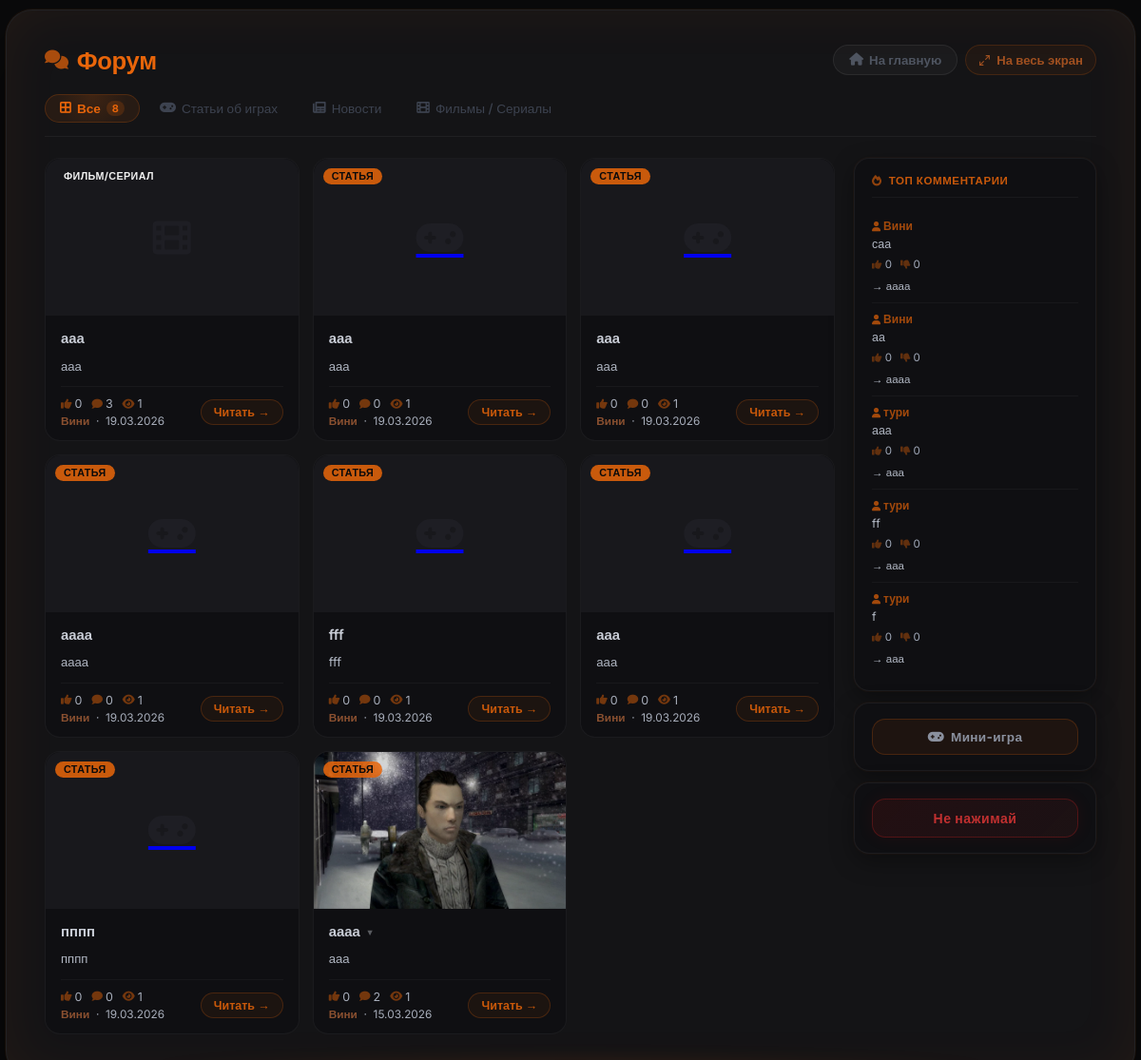
Page /forum on the committed database.
### models.py (models this page shows, shortened)
class Article(db.Model):
    __tablename__ = 'articles'
    id          = db.Column(db.Integer, primary_key=True)
    title       = db.Column(db.String(300), nullable=False)
    preview     = db.Column(db.Text, nullable=True)       # краткое описание
    content     = db.Column(db.Text, nullable=False)
    image       = db.Column(db.String(500), nullable=True)  # URL изображения (старый способ)
    image_file  = db.Column(db.String(300), nullable=True)  # имя файла загруженного изображения
    video_url   = db.Column(db.String(500), nullable=True)  # ссылка на YouTube
    video_file  = db.Column(db.String(300), nullable=True)  # загруженный видео-файл
    category    = db.Column(db.String(50), default='article')
    views       = db.Column(db.Integer, default=0)
    likes       = db.Column(db.Integer, default=0)
    dislikes    = db.Column(db.Integer, default=0)
    created_at  = db.Column(db.DateTime, default=datetime.utcnow)
    updated_at  = db.Column(db.DateTime, default=datetime.utcnow, onupdate=datetime.utcnow)
    author_id   = db.Column(db.Integer, db.ForeignKey('users.id'), nullable=False)
    game_id     = db.Column(db.Integer, db.ForeignKey('games.id'), nullable=True)
    comments    = db.relationship('Comment',      backref='article', lazy='dynamic',
                                  cascade='all, delete-orphan')
    votes       = db.relationship('Vote',         backref='article', lazy='dynamic',
                                  cascade='all, delete-orphan')
    extra_pages = db.relationship('ExtraPage',    backref='article', lazy='dynamic',
                                  cascade='all, delete-orphan')
    dropdown_items = db.relationship('DropdownItem', backref='article', lazy='dynamic',
                                     cascade='all, delete-orphan', order_by='DropdownItem.order')
    article_views  = db.relationship('ArticleView',  backref='article', lazy='dynamic',
                                     cascade='all, delete-orphan')
    def get_image_url(self):
        if self.image_file:
            return f'/static/uploads/{self.image_file}'
        if self.image:
            return self.image
        return None

class User(db.Model, UserMixin):
    __tablename__ = 'users'
    id             = db.Column(db.Integer, primary_key=True)
    username       = db.Column(db.String(80),  unique=True, nullable=False)
    email          = db.Column(db.String(120), unique=True, nullable=False)
    password_hash  = db.Column(db.String(256), nullable=False)
    role           = db.Column(db.Integer, default=0)
    created_at     = db.Column(db.DateTime, default=datetime.utcnow)   # дата регистрации
    last_seen      = db.Column(db.DateTime, default=datetime.utcnow)
    banned_until   = db.Column(db.DateTime, nullable=True)
    ban_reason     = db.Column(db.String(500), nullable=True)
    banned_by_id   = db.Column(db.Integer, db.ForeignKey('users.id'), nullable=True)
    recovery_key   = db.Column(db.String(256), nullable=True)
    avatar         = db.Column(db.String(300), nullable=True)
    terms_agreed   = db.Column(db.Boolean, default=False)
    privacy_agreed = db.Column(db.Boolean, default=False)
    articles       = db.relationship('Article',  backref='author',     lazy='dynamic', foreign_keys='Article.author_id')
    comments       = db.relationship('Comment',  backref='author',     lazy='dynamic', foreign_keys='Comment.author_id')
    votes          = db.relationship('Vote',     backref='user',       lazy='dynamic')
    extra_pages    = db.relationship('ExtraPage', backref='author',    lazy='dynamic', foreign_keys='ExtraPage.author_id')
    comment_reactions = db.relationship('CommentReaction', backref='user', lazy='dynamic')

class Comment(db.Model):
    __tablename__ = 'comments'
    id         = db.Column(db.Integer, primary_key=True)
    content    = db.Column(db.Text, nullable=False)
    created_at = db.Column(db.DateTime, default=datetime.utcnow)
    article_id = db.Column(db.Integer, db.ForeignKey('articles.id'), nullable=False)
    author_id  = db.Column(db.Integer, db.ForeignKey('users.id'),    nullable=False)
    parent_id  = db.Column(db.Integer, db.ForeignKey('comments.id'), nullable=True)
    likes      = db.Column(db.Integer, default=0)
    dislikes   = db.Column(db.Integer, default=0)
    replies    = db.relationship('Comment',
                                 backref=db.backref('parent', remote_side='Comment.id'),
                                 lazy='dynamic',
                                 cascade='all, delete-orphan',
                                 primaryjoin='Comment.parent_id == Comment.id',
                                 order_by='Comment.created_at')
    reactions  = db.relationship('CommentReaction', backref='comment', lazy='dynamic',
                                 cascade='all, delete-orphan')

### app.py (the view)
@app.route('/forum')
def forum():
    category     = request.args.get('category', 'all')
    q            = Article.query
    if category in ('article', 'news', 'film'):
        q = q.filter_by(category=category)
    articles     = q.order_by(Article.created_at.desc()).all()
    top_comments = Comment.query.order_by(Comment.likes.desc()).limit(5).all()
    settings     = SiteSettings.get()
    return render_template('forum.html', articles=articles,
                           category=category, top_comments=top_comments,
                           chaos_button_enabled=settings.chaos_button_enabled)

### app.py (called while the page is built)
@app.before_request
def update_last_seen():
    if current_user.is_authenticated:
        current_user.last_seen = datetime.utcnow()
        db.session.commit()

@app.after_request
def add_security_headers(response):
    if request.path.startswith('/game'):
        response.headers['X-Frame-Options'] = 'SAMEORIGIN'
    else:
        response.headers['X-Frame-Options'] = 'DENY'
    response.headers['X-Content-Type-Options'] = 'nosniff'
    response.headers['X-XSS-Protection']       = '1; mode=block'
    response.headers.pop('Server', None)
    response.headers.pop('X-Powered-By', None)
    return response

### models.py (called while the page is built)
    @staticmethod
    def get():
        s = SiteSettings.query.first()
        if not s:
            s = SiteSettings(chaos_button_enabled=False)
            db.session.add(s)
            db.session.commit()
        return s

### templates/forum.html (shortened to what this page needs)
{% extends "base.html" %}
{% block body_class %}has-own-fs{% endblock %}
{% block content %}
<div class="forum-outer">
<div class="forum-card">
    <div class="forum-header">
        <h1 class="forum-title"><i class="fas fa-comments"></i> Форум</h1>
        <div style="display:flex; gap:8px; flex-wrap:wrap;">
            <a href="{{ url_for('index') }}" class="btn btn-secondary"><i class="fas fa-home"></i> На главную</a>
            <button id="fsBtn" onclick="_fsToggle()" title="На весь экран" style="
                display:inline-flex;align-items:center;gap:6px;padding:7px 13px;border-radius:20px;
                background:rgba(232,101,10,0.06);border:1px solid rgba(232,101,10,0.18);
                color:#a05020;font-size:0.82rem;font-weight:600;cursor:pointer;
                font-family:inherit;transition:all 0.2s;
            " onmouseover="this.style.background='rgba(232,101,10,0.14)';this.style.color='#e8650a';this.style.borderColor='rgba(232,101,10,0.4)'"
               onmouseout="this.style.background='rgba(232,101,10,0.06)';this.style.color='#a05020';this.style.borderColor='rgba(232,101,10,0.18)'">
                <svg style="width:13px;height:13px;stroke:currentColor;fill:none;stroke-width:2;stroke-linecap:round;stroke-linejoin:round" viewBox="0 0 24 24" id="fsBtnSvg">
                    <polyline points="15 3 21 3 21 9"/><polyline points="9 21 3 21 3 15"/>
                    <line x1="21" y1="3" x2="14" y2="10"/><line x1="3" y1="21" x2="10" y2="14"/>
                </svg>
                <span id="fsBtnLabel">На весь экран</span>
            </button>
        </div>
    </div>
    <div class="forum-tabs">
        <a href="{{ url_for('forum', category='all') }}" class="tab-link {% if category == 'all' %}active{% endif %}">
            <i class="fas fa-border-all"></i> Все
            {% if category == 'all' and articles %}<span class="tab-count">{{ articles|length }}</span>{% endif %}
        </a>
        <a href="{{ url_for('forum', category='article') }}" class="tab-link {% if category == 'article' %}active{% endif %}">
            <i class="fas fa-gamepad"></i> Статьи об играх
        </a>
        <a href="{{ url_for('forum', category='news') }}" class="tab-link {% if category == 'news' %}active{% endif %}">
            <i class="fas fa-newspaper"></i> Новости
        </a>
        <a href="{{ url_for('forum', category='film') }}" class="tab-link {% if category == 'film' %}active{% endif %}">
            <i class="fas fa-film"></i> Фильмы / Сериалы
        </a>
    </div>
    <div class="forum-body">
        <div class="cards-grid">
            {% if articles %}
                {% for art in articles %}
                <div class="article-card">
                    <span class="card-badge {{ art.category }}">{% if art.category == 'news' %}Новость{% elif art.category == 'film' %}Фильм/Сериал{% else %}Статья{% endif %}</span>
                    <a href="{{ url_for('article', article_id=art.id) }}" class="card-thumb-link">
                        {% if art.get_image_url() %}
                            <img src="{{ art.get_image_url() }}" alt="{{ art.title }}" class="card-thumb">
                        {% else %}
                            <div class="card-thumb-ph"><i class="fas fa-{% if art.category == 'news' %}newspaper{% elif art.category == 'film' %}film{% else %}gamepad{% endif %}"></i></div>
                        {% endif %}
                    </a>
                    <div class="card-body">
                        <div class="card-title-wrap">
                            <a href="{{ url_for('article', article_id=art.id) }}" class="card-title">
                                {{ art.title }}
                                {% set drops = art.dropdown_items | selectattr('is_active') | list %}
                                {% if drops %}<span class="drop-arrow">▾</span>{% endif %}
                            </a>
                            {% set drops = art.dropdown_items | selectattr('is_active') | list %}
                        </div>
                        {% if art.preview %}
                            <p class="card-preview">{{ art.preview }}</p>
                        {% elif art.content %}
                            <p class="card-preview">{{ art.content | striptags | truncate(110) }}</p>
                        {% endif %}
                        <div class="card-footer">
                            <div>
                                <div class="card-stats">
                                    <span><i class="fas fa-thumbs-up"></i> {{ art.likes }}</span>
                                    <span><i class="fas fa-comment"></i> {{ art.comments.count() }}</span>
                                    <span><i class="fas fa-eye"></i> {{ art.views }}</span>
                                </div>
                                <div class="card-info" style="margin-top:4px;">
                                    <strong>{{ art.author.username }}</strong> &nbsp;·&nbsp; {{ art.created_at.strftime('%d.%m.%Y') }}
                                </div>
                            </div>
                            <a href="{{ url_for('article', article_id=art.id) }}" class="read-btn">Читать →</a>
                        </div>
                    </div>
                </div>
                {% endfor %}
            {% else %}
                <div class="cards-empty">
                    <i class="fas fa-comments"></i>
                    <p>Статей пока нет</p>
                </div>
            {% endif %}
        </div>
        <aside class="forum-sidebar">
            <div class="sidebar-block">
                <div class="sb-title"><i class="fas fa-fire"></i> Топ комментарии</div>
                {% if top_comments %}
                    {% for comment in top_comments %}
                    <div class="top-comment">
                        <div class="tc-author"><i class="fas fa-user" style="font-size:0.65rem; margin-right:3px;"></i>{{ comment.author.username }}</div>
                        <div class="tc-text">{{ comment.content }}</div>
                        <div class="tc-stats"><span><i class="fas fa-thumbs-up"></i> {{ comment.likes }}</span><span><i class="fas fa-thumbs-down"></i> {{ comment.dislikes }}</span></div>
                        <a href="{{ url_for('article', article_id=comment.article_id) }}#comment-{{ comment.id }}" class="tc-link">→ {{ comment.article.title | truncate(28) }}</a>
                    </div>
                    {% endfor %}
                {% else %}
                    <div style="color:#1e2028; font-size:0.8rem; text-align:center; padding:14px 0;">
                        <i class="fas fa-comment-slash" style="display:block; font-size:1.6rem; margin-bottom:7px; opacity:0.08;"></i>
                        Комментариев пока нет
                    </div>
                {% endif %}
            </div>
            <div class="sidebar-block">
                <button id="ogOpenBtn" style="
                    width:100%; padding:10px 0; border-radius:14px; font-size:0.85rem;
                    font-weight:700; cursor:pointer; font-family:inherit;
                    background:rgba(232,101,10,0.07); border:1px solid rgba(232,101,10,0.2);
                    color:#8a909e; letter-spacing:0.3px; transition:all 0.2s;
                    display:flex; align-items:center; justify-content:center; gap:7px;
                " onmouseover="this.style.background='rgba(232,101,10,0.14)';this.style.color='#e8650a';this.style.borderColor='rgba(232,101,10,0.4)';"
                   onmouseout="this.style.background='rgba(232,101,10,0.07)';this.style.color='#8a909e';this.style.borderColor='rgba(232,101,10,0.2)';">
                    <i class="fas fa-gamepad"></i> Мини-игра
                </button>
            </div>
            {% if chaos_button_enabled %}
            <div class="sidebar-block" id="chaosBlock">
                <button id="chaosBtn" onclick="triggerChaos()" style="
                    width:100%; padding:11px 0; border-radius:14px; font-size:0.88rem;
                    font-weight:800; cursor:pointer; font-family:inherit;
                    background:linear-gradient(135deg,rgba(180,20,20,0.12),rgba(232,64,64,0.06));
                    border:1px solid rgba(200,30,30,0.3); color:#c03030;
                    letter-spacing:0.5px; transition:all 0.25s;
                    display:flex; align-items:center; justify-content:center; gap:8px;
                    box-shadow: 0 0 18px rgba(200,30,30,0.08);
                    animation: chaosPulse 2.5s ease-in-out infinite;
                ">
                    Не нажимай
                </button>
            </div>
            {% endif %}
        </aside>
    </div>
</div>
</div>
{% endblock %}

### templates/base.html (style rules this page uses)
* { margin:0; padding:0; box-sizing:border-box; }
body { background:#0a0a0b; color:#f0f0f0; font-family:'Inter',sans-serif; min-height:100vh; display:flex; justify-content:center; align-items:center; padding:20px; }
h1, h2 { color:#ff6600; margin-bottom:20px; }
.btn { background:#e8650a; color:#0a0a0b; border:none; padding:12px 24px; border-radius:60px; cursor:pointer; font-weight:600; transition:0.2s; }
.btn-secondary { background:rgba(255,255,255,0.04); color:#c9cdd6; border:1px solid rgba(232,101,10,0.25); }

### rows in the picture
Article: category "ФИЛЬМ/СЕРИАЛ", title "ааа", content "ааа", likes "0", comments.count "3", views "1", author.username "Вини", created_at "19.03.2026"
Article: category "СТАТЬЯ", title "ааа", content "ааа", likes "0", comments.count "0", views "1", author.username "Вини", created_at "19.03.2026"
Article: category "СТАТЬЯ", title "ааа", content "ааа", likes "0", comments.count "0", views "1", author.username "Вини", created_at "19.03.2026"
Article: category "СТАТЬЯ", title "аааа", content "аааа", likes "0", comments.count "0", views "1", author.username "Вини", created_at "19.03.2026"
Article: category "СТАТЬЯ", title "fff", content "fff", likes "0", comments.count "0", views "1", author.username "Вини", created_at "19.03.2026"
Article: category "СТАТЬЯ", title "ааа", content "ааа", likes "0", comments.count "0", views "1", author.username "Вини", created_at "19.03.2026"
Article: category "СТАТЬЯ", title "пппп", content "пппп", likes "0", comments.count "0", views "1", author.username "Вини", created_at "19.03.2026"
Article: category "СТАТЬЯ", get_image_url (picture), title "аааа", preview "ааа", likes "0", comments.count "2", views "1", author.username "Вини", created_at "15.03.2026"
Comment: author.username "Вини", content "саа", likes "0", dislikes "0", article "аааа"
Comment: author.username "Вини", content "аа", likes "0", dislikes "0", article "аааа"
Comment: author.username "тури", content "ааа", likes "0", dislikes "0", article "ааа"
Comment: author.username "тури", content "ff", likes "0", dislikes "0", article "ааа"
Comment: author.username "тури", content "f", likes "0", dislikes "0", article "ааа"

### other values in the picture
{{ articles|length }} "8"
